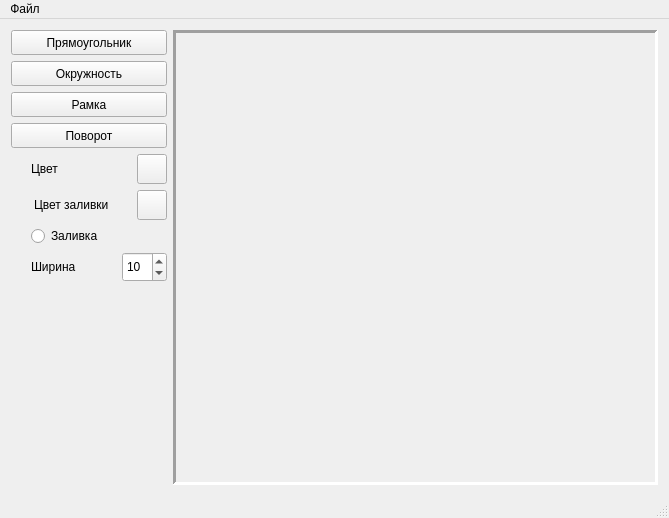
<?xml version="1.0" encoding="UTF-8"?>
<ui version="4.0">
 <class>MainWindow</class>
 <widget class="QMainWindow" name="MainWindow">
  <property name="geometry">
   <rect>
    <x>0</x>
    <y>0</y>
    <width>669</width>
    <height>518</height>
   </rect>
  </property>
  <property name="windowTitle">
   <string>CourseW</string>
  </property>
  <property name="documentMode">
   <bool>false</bool>
  </property>
  <widget class="QWidget" name="centralWidget">
   <layout class="QHBoxLayout" name="horizontalLayout" stretch="0,1">
    <item>
     <layout class="QVBoxLayout" name="funcs" stretch="0,0,0,0">
      <item>
       <layout class="QVBoxLayout" name="process">
        <property name="sizeConstraint">
         <enum>QLayout::SetDefaultConstraint</enum>
        </property>
        <item>
         <layout class="QHBoxLayout" name="horizontalLayout_7"/>
        </item>
        <item>
         <widget class="QPushButton" name="func_1">
          <property name="minimumSize">
           <size>
            <width>120</width>
            <height>25</height>
           </size>
          </property>
          <property name="maximumSize">
           <size>
            <width>16777215</width>
            <height>16777215</height>
           </size>
          </property>
          <property name="text">
           <string>Прямоугольник</string>
          </property>
         </widget>
        </item>
        <item>
         <widget class="QPushButton" name="func_2">
          <property name="sizePolicy">
           <sizepolicy hsizetype="Minimum" vsizetype="Fixed">
            <horstretch>120</horstretch>
            <verstretch>25</verstretch>
           </sizepolicy>
          </property>
          <property name="minimumSize">
           <size>
            <width>120</width>
            <height>25</height>
           </size>
          </property>
          <property name="maximumSize">
           <size>
            <width>16777215</width>
            <height>16777215</height>
           </size>
          </property>
          <property name="text">
           <string>Окружность</string>
          </property>
         </widget>
        </item>
        <item>
         <widget class="QPushButton" name="func_3">
          <property name="minimumSize">
           <size>
            <width>120</width>
            <height>25</height>
           </size>
          </property>
          <property name="maximumSize">
           <size>
            <width>16777215</width>
            <height>16777215</height>
           </size>
          </property>
          <property name="text">
           <string>Рамка</string>
          </property>
         </widget>
        </item>
        <item>
         <layout class="QHBoxLayout" name="horizontalLayout_3">
          <item>
           <widget class="QPushButton" name="func_4">
            <property name="minimumSize">
             <size>
              <width>120</width>
              <height>25</height>
             </size>
            </property>
            <property name="maximumSize">
             <size>
              <width>16777215</width>
              <height>16777215</height>
             </size>
            </property>
            <property name="text">
             <string>Поворот</string>
            </property>
           </widget>
          </item>
         </layout>
        </item>
        <item>
         <layout class="QGridLayout" name="gridLayout">
          <item row="1" column="0">
           <layout class="QHBoxLayout" name="horizontalLayout_4">
            <item>
             <spacer name="horizontalSpacer_2">
              <property name="orientation">
               <enum>Qt::Horizontal</enum>
              </property>
              <property name="sizeType">
               <enum>QSizePolicy::Fixed</enum>
              </property>
              <property name="sizeHint" stdset="0">
               <size>
                <width>20</width>
                <height>20</height>
               </size>
              </property>
             </spacer>
            </item>
            <item>
             <widget class="QLabel" name="label">
              <property name="sizePolicy">
               <sizepolicy hsizetype="Preferred" vsizetype="Preferred">
                <horstretch>60</horstretch>
                <verstretch>30</verstretch>
               </sizepolicy>
              </property>
              <property name="minimumSize">
               <size>
                <width>60</width>
                <height>30</height>
               </size>
              </property>
              <property name="maximumSize">
               <size>
                <width>60</width>
                <height>30</height>
               </size>
              </property>
              <property name="baseSize">
               <size>
                <width>60</width>
                <height>30</height>
               </size>
              </property>
              <property name="text">
               <string>Цвет</string>
              </property>
             </widget>
            </item>
            <item>
             <spacer name="horizontalSpacer">
              <property name="orientation">
               <enum>Qt::Horizontal</enum>
              </property>
              <property name="sizeHint" stdset="0">
               <size>
                <width>40</width>
                <height>20</height>
               </size>
              </property>
             </spacer>
            </item>
            <item>
             <widget class="QPushButton" name="color">
              <property name="sizePolicy">
               <sizepolicy hsizetype="Minimum" vsizetype="Fixed">
                <horstretch>20</horstretch>
                <verstretch>20</verstretch>
               </sizepolicy>
              </property>
              <property name="minimumSize">
               <size>
                <width>20</width>
                <height>20</height>
               </size>
              </property>
              <property name="maximumSize">
               <size>
                <width>30</width>
                <height>30</height>
               </size>
              </property>
              <property name="focusPolicy">
               <enum>Qt::NoFocus</enum>
              </property>
              <property name="toolTip">
               <string>&lt;html&gt;&lt;head/&gt;&lt;body&gt;&lt;p&gt;Основной цвет&lt;/p&gt;&lt;/body&gt;&lt;/html&gt;</string>
              </property>
              <property name="autoFillBackground">
               <bool>true</bool>
              </property>
              <property name="text">
               <string/>
              </property>
              <property name="flat">
               <bool>false</bool>
              </property>
             </widget>
            </item>
           </layout>
          </item>
         </layout>
        </item>
       </layout>
      </item>
      <item>
       <layout class="QHBoxLayout" name="horizontalLayout_2">
        <item>
         <spacer name="horizontalSpacer_6">
          <property name="orientation">
           <enum>Qt::Horizontal</enum>
          </property>
          <property name="sizeHint" stdset="0">
           <size>
            <width>20</width>
            <height>20</height>
           </size>
          </property>
         </spacer>
        </item>
        <item>
         <widget class="QLabel" name="label_2">
          <property name="maximumSize">
           <size>
            <width>120</width>
            <height>30</height>
           </size>
          </property>
          <property name="text">
           <string>Цвет заливки</string>
          </property>
         </widget>
        </item>
        <item>
         <spacer name="horizontalSpacer_5">
          <property name="orientation">
           <enum>Qt::Horizontal</enum>
          </property>
          <property name="sizeHint" stdset="0">
           <size>
            <width>20</width>
            <height>20</height>
           </size>
          </property>
         </spacer>
        </item>
        <item>
         <widget class="QPushButton" name="in_color">
          <property name="sizePolicy">
           <sizepolicy hsizetype="Minimum" vsizetype="Fixed">
            <horstretch>20</horstretch>
            <verstretch>20</verstretch>
           </sizepolicy>
          </property>
          <property name="minimumSize">
           <size>
            <width>30</width>
            <height>30</height>
           </size>
          </property>
          <property name="maximumSize">
           <size>
            <width>30</width>
            <height>30</height>
           </size>
          </property>
          <property name="focusPolicy">
           <enum>Qt::NoFocus</enum>
          </property>
          <property name="toolTip">
           <string>&lt;html&gt;&lt;head/&gt;&lt;body&gt;&lt;p&gt;Дополнительный цвет&lt;/p&gt;&lt;/body&gt;&lt;/html&gt;</string>
          </property>
          <property name="autoFillBackground">
           <bool>true</bool>
          </property>
          <property name="text">
           <string/>
          </property>
          <property name="flat">
           <bool>false</bool>
          </property>
         </widget>
        </item>
       </layout>
      </item>
      <item>
       <layout class="QHBoxLayout" name="horizontalLayout_5">
        <item>
         <spacer name="horizontalSpacer_3">
          <property name="orientation">
           <enum>Qt::Horizontal</enum>
          </property>
          <property name="sizeType">
           <enum>QSizePolicy::Fixed</enum>
          </property>
          <property name="sizeHint" stdset="0">
           <size>
            <width>20</width>
            <height>20</height>
           </size>
          </property>
         </spacer>
        </item>
        <item>
         <widget class="QRadioButton" name="incolor">
          <property name="text">
           <string>Заливка</string>
          </property>
         </widget>
        </item>
        <item>
         <spacer name="horizontalSpacer_4">
          <property name="orientation">
           <enum>Qt::Horizontal</enum>
          </property>
          <property name="sizeHint" stdset="0">
           <size>
            <width>40</width>
            <height>20</height>
           </size>
          </property>
         </spacer>
        </item>
       </layout>
      </item>
      <item>
       <layout class="QVBoxLayout" name="verticalLayout">
        <item>
         <layout class="QVBoxLayout" name="verticalLayout_3">
          <item>
           <layout class="QHBoxLayout" name="horizontalLayout_6">
            <item>
             <spacer name="horizontalSpacer_7">
              <property name="orientation">
               <enum>Qt::Horizontal</enum>
              </property>
              <property name="sizeType">
               <enum>QSizePolicy::Fixed</enum>
              </property>
              <property name="sizeHint" stdset="0">
               <size>
                <width>20</width>
                <height>20</height>
               </size>
              </property>
             </spacer>
            </item>
            <item>
             <widget class="QLabel" name="width_l">
              <property name="text">
               <string>Ширина</string>
              </property>
             </widget>
            </item>
            <item>
             <spacer name="horizontalSpacer_8">
              <property name="orientation">
               <enum>Qt::Horizontal</enum>
              </property>
              <property name="sizeHint" stdset="0">
               <size>
                <width>30</width>
                <height>20</height>
               </size>
              </property>
             </spacer>
            </item>
            <item>
             <widget class="QSpinBox" name="width">
              <property name="minimumSize">
               <size>
                <width>45</width>
                <height>30</height>
               </size>
              </property>
              <property name="maximumSize">
               <size>
                <width>45</width>
                <height>30</height>
               </size>
              </property>
              <property name="minimum">
               <number>1</number>
              </property>
              <property name="maximum">
               <number>50</number>
              </property>
              <property name="value">
               <number>10</number>
              </property>
             </widget>
            </item>
           </layout>
          </item>
         </layout>
        </item>
        <item>
         <spacer name="verticalSpacer">
          <property name="orientation">
           <enum>Qt::Vertical</enum>
          </property>
          <property name="sizeHint" stdset="0">
           <size>
            <width>20</width>
            <height>40</height>
           </size>
          </property>
         </spacer>
        </item>
       </layout>
      </item>
     </layout>
    </item>
    <item>
     <widget class="QFrame" name="pictureField">
      <property name="cursor">
       <cursorShape>CrossCursor</cursorShape>
      </property>
      <property name="autoFillBackground">
       <bool>true</bool>
      </property>
      <property name="frameShape">
       <enum>QFrame::Panel</enum>
      </property>
      <property name="frameShadow">
       <enum>QFrame::Sunken</enum>
      </property>
      <property name="lineWidth">
       <number>3</number>
      </property>
      <property name="midLineWidth">
       <number>0</number>
      </property>
      <layout class="QGridLayout" name="picture"/>
     </widget>
    </item>
   </layout>
  </widget>
  <widget class="QMenuBar" name="menuBar">
   <property name="geometry">
    <rect>
     <x>0</x>
     <y>0</y>
     <width>669</width>
     <height>22</height>
    </rect>
   </property>
   <widget class="QMenu" name="menu">
    <property name="title">
     <string>Файл</string>
    </property>
    <addaction name="open_file"/>
    <addaction name="save_file"/>
    <addaction name="separator"/>
    <addaction name="exit"/>
   </widget>
   <addaction name="menu"/>
  </widget>
  <widget class="QStatusBar" name="statusBar"/>
  <action name="open_file">
   <property name="text">
    <string>Открыть</string>
   </property>
   <property name="shortcut">
    <string>Ctrl+Shift+O</string>
   </property>
  </action>
  <action name="save_file">
   <property name="text">
    <string>Сохранить</string>
   </property>
  </action>
  <action name="exit">
   <property name="text">
    <string>Выход</string>
   </property>
  </action>
 </widget>
 <layoutdefault spacing="6" margin="11"/>
 <resources/>
 <connections/>
</ui>
